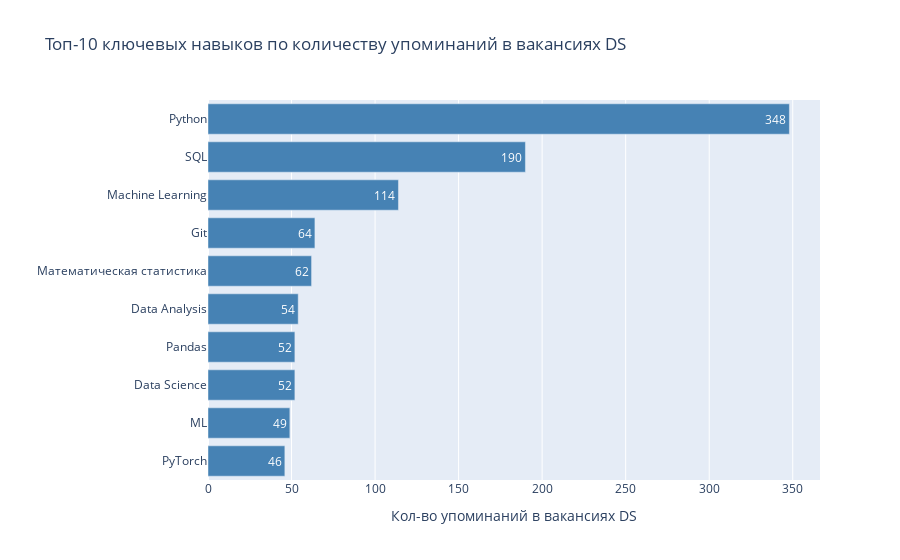

Source (notebook cell):
### Code cell
# результат запроса
key_skills = pd.read_sql_query(query_7_5, connection)
# Выводим общее количество вакансий с заполненными ключевыми навыками 
print(f"У {key_skills.shape[0]} вакансий DS заполнены ключевые навыки")


# Создаём пустой список, куда будем заносить ключевые навыки
list_key_skills = []
# Добавляем ключевые навыки в список
for i in range(key_skills.shape[0]):
    list_key_skills.extend(key_skills.loc[i,'key_skills'].split('\t'))
# Создаём список уникальных навыков
unic_key_skills = list(set(list_key_skills))
# Создаём пустой список для количества упоминаний уникальных навыков
count_skills = []
# Вычисляем количество упоминаний уникальных навыков
for skill in unic_key_skills:
    count_skills.append(list_key_skills.count(skill))

key_skills_df = pd.DataFrame({
    'Ключевой навык': unic_key_skills,
    'Кол-во упоминаний в вакансиях DS': count_skills
}).sort_values(by='Кол-во упоминаний в вакансиях DS', ascending=False, ignore_index=True)

# Выводим первые 10 навыков по количеству упоминаний
display(key_skills_df.head(10))

# Строим столбчатую диаграмму по полученным данным
fig = px.bar(
    data_frame=key_skills_df.head(10), # датафрейм
    x='Кол-во упоминаний в вакансиях DS', # значения
    y='Ключевой навык', # имена категорий
    color_discrete_sequence=['SteelBlue'],  # цвета
    orientation='h', # горизонтальная ориентация
    labels = {'Ключевой навык':''}, # убираем подпись Y
    text_auto=True, # добавляем значения на график
    title='Топ-10 ключевых навыков по количеству упоминаний в вакансиях DS' # заголовок
)

fig.update_layout(yaxis = {'categoryorder':'total ascending'})
fig.update(layout_showlegend=False) # удаляем легенду

fig.show()

### Figure 1 — Plotly figure (JSON) as saved in the notebook; plotly's stock layout.template omitted (floating-point values rounded to 4 significant figures)
{"data": [{"hovertemplate": "Кол-во упоминаний в вакансиях DS=%{x}<br>=%{y}<extra></extra>", "legendgroup": "", "marker": {"color": "SteelBlue", "pattern": {"shape": ""}}, "name": "", "orientation": "h", "showlegend": false, "textposition": "auto", "texttemplate": "%{x}", "type": "bar", "x": [348, 190, 114, 64, 62, 54, 52, 52, 49, 46], "xaxis": "x", "y": ["Python", "SQL", "Machine Learning", "Git", "Математическая статистика", "Data Analysis", "Data Science", "Pandas", "ML", "PyTorch"], "yaxis": "y"}], "layout": {"barmode": "relative", "legend": {"tracegroupgap": 0}, "showlegend": false, "title": {"text": "Топ-10 ключевых навыков по количеству упоминаний в вакансиях DS"}, "xaxis": {"anchor": "y", "domain": [0, 1], "title": {"text": "Кол-во упоминаний в вакансиях DS"}}, "yaxis": {"anchor": "x", "categoryorder": "total ascending", "domain": [0, 1], "title": {"text": ""}}}}
